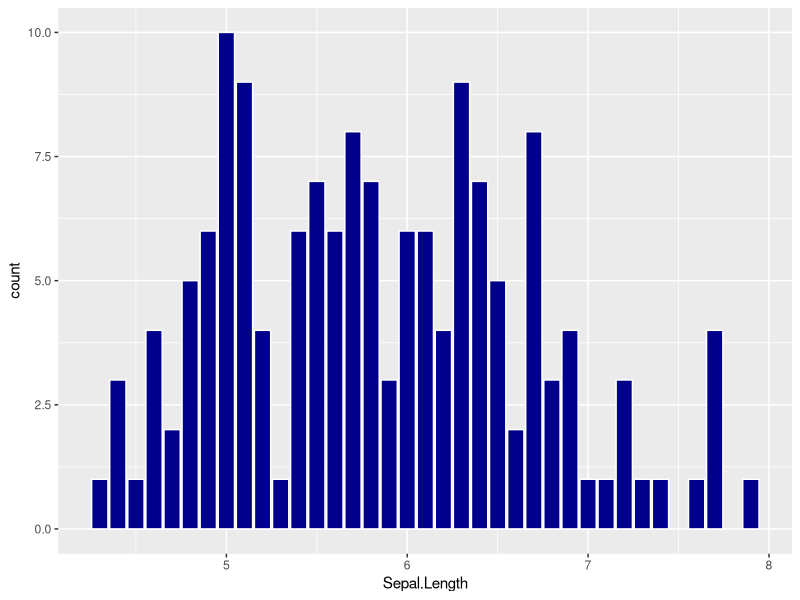
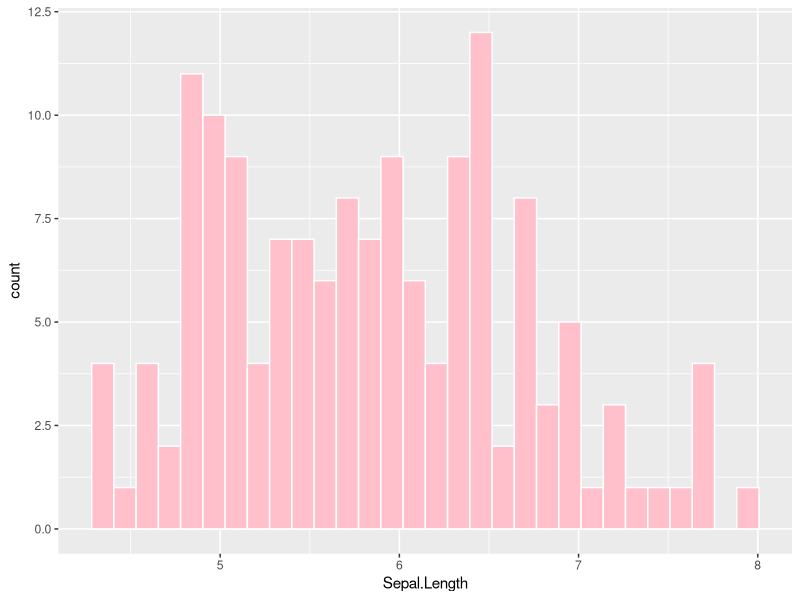
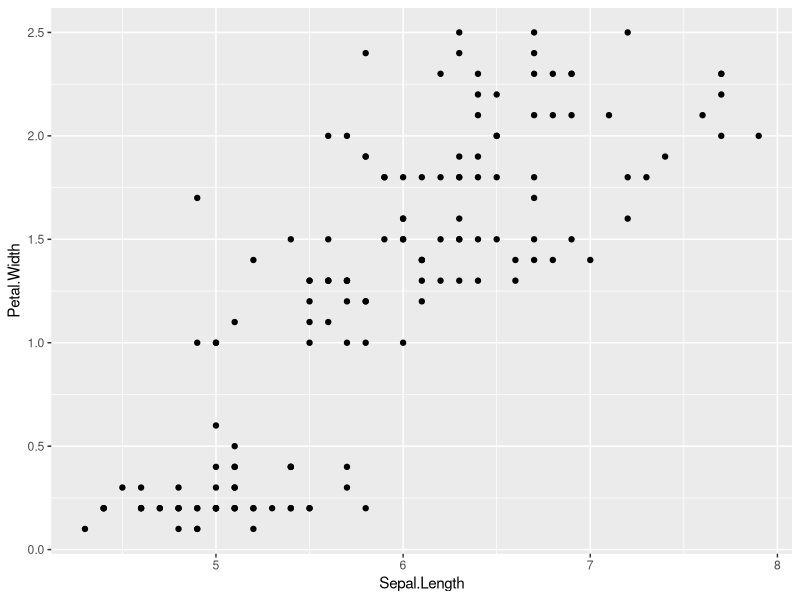
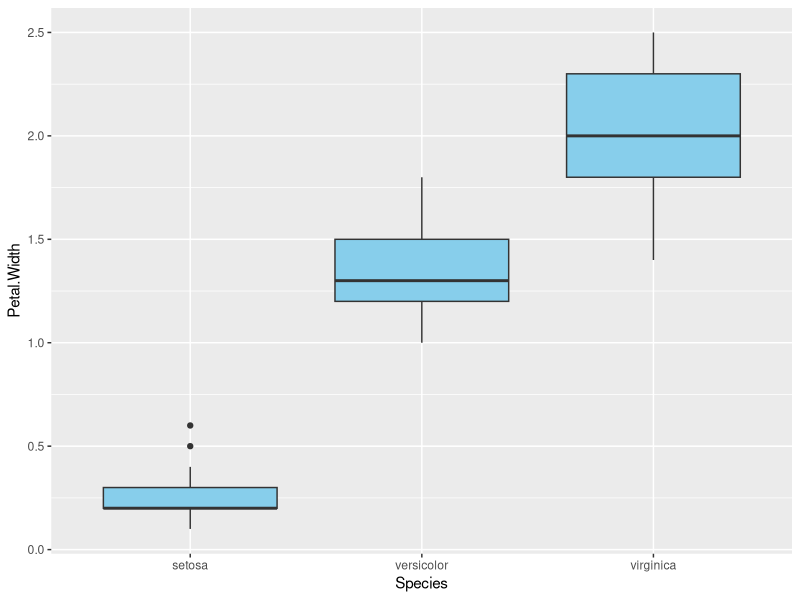
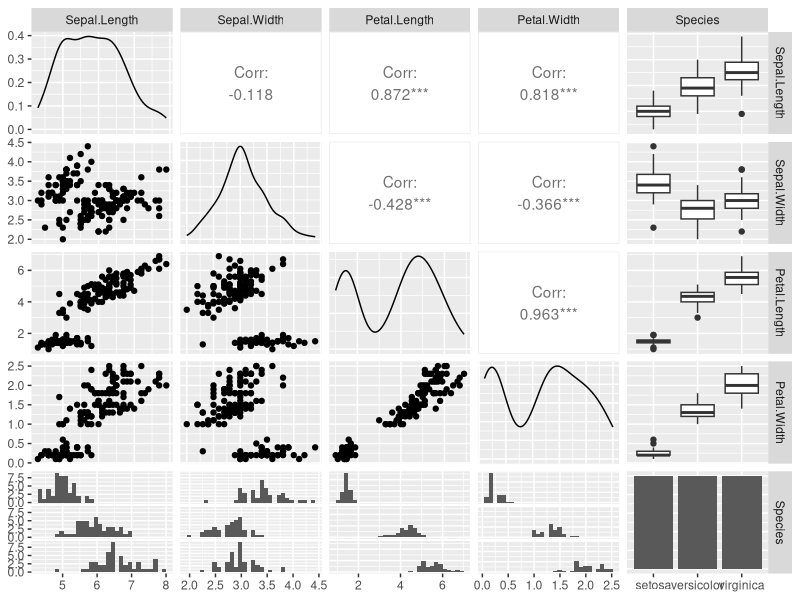

Write the R code that produced these figures, in order.
## ---- chunk 1
library(ggplot2)
ggplot(iris, aes(x = Sepal.Length)) + geom_bar(fill = "dark blue", colour = "white")
## ---- chunk 2
ggplot(iris, aes(x = Sepal.Length)) + geom_histogram(fill = "pink", colour = "white")
## ---- chunk 3
ggplot(iris, aes(x = Sepal.Length, y = Petal.Width)) + geom_point()
## ---- chunk 4
ggplot(iris, aes(x = Species, y = Petal.Width)) + geom_boxplot(fill = "sky blue")
## ---- chunk 5
library(ggplot2)
library(GGally)
library(scales)
library(memisc)
ggpairs(iris)
